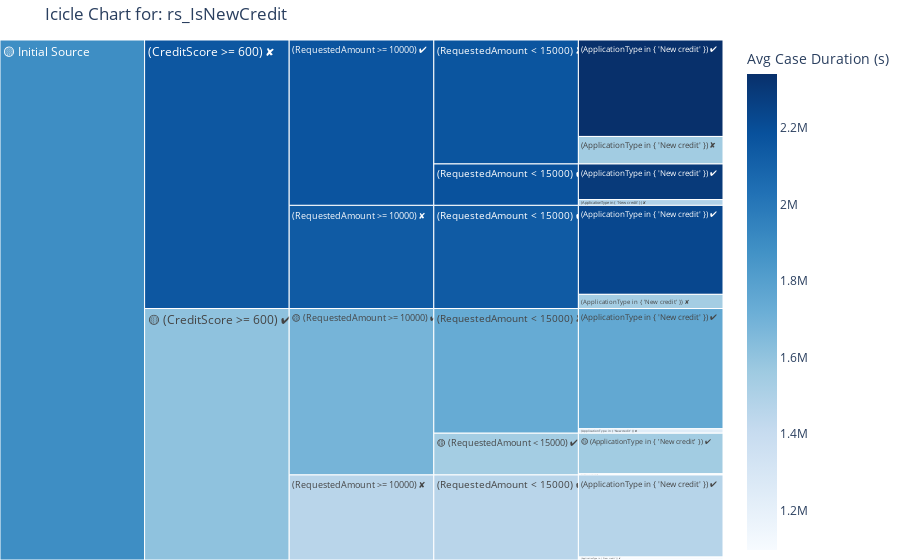
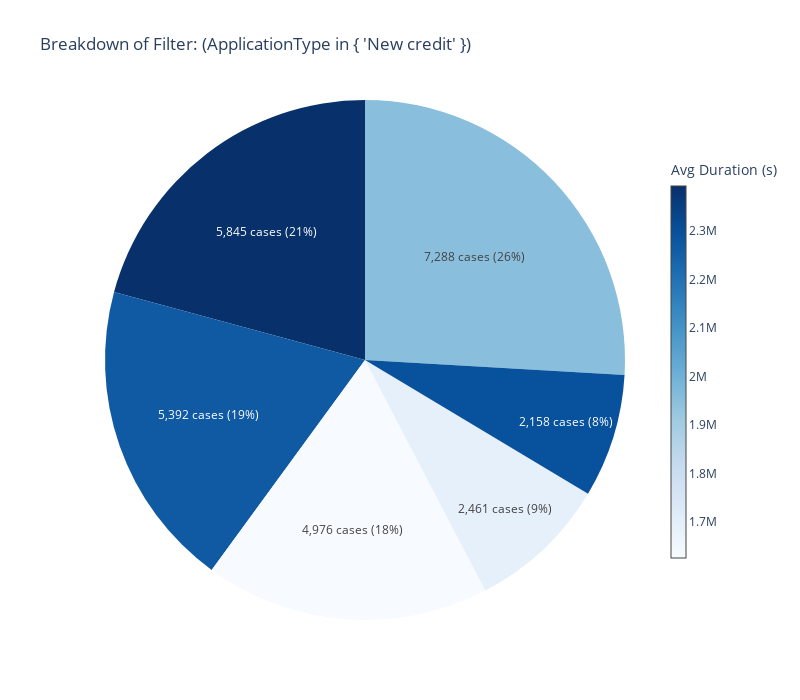

These figures' notebook cell, in order:
### Code cell
icicle(result_set_name='rs_IsNewCredit', metric='avg_case_duration_seconds')
pie("rs_IsNewCredit", metric="avg_case_duration_seconds")

### Figure 1 — Plotly figure (JSON) as saved in the notebook; plotly's stock layout.template omitted (floating-point values rounded to 4 significant figures)
{"data": [{"branchvalues": "total", "customdata": [["2,461", "100%", "17d 22h 15m", "—", 1549000.0], ["68", "100%", "13d 13h 20m", "—", 1171000.0], ["7,288", "100%", "20d 7h 27m", "—", 1755000.0], ["267", "100%", "14d 9h 54m", "—", 1245000.0], ["4,976", "100%", "17d 0h 53m", "—", 1472000.0], ["178", "100%", "12d 16h 54m", "—", 1098000.0], ["2,158", "100%", "26d 13h 14m", "—", 2294000.0], ["351", "100%", "17d 6h 8m", "—", 1491000.0], ["5,845", "100%", "27d 2h 10m", "—", 2341000.0], ["1,666", "100%", "17d 22h 3m", "—", 1548000.0], ["5,392", "100%", "25d 19h 38m", "—", 2231000.0], ["859", "100%", "17d 19h 32m", "—", 1539000.0], ["(?)", "100%", "(?)", "—", 1539000.0], ["(?)", "100%", "(?)", "—", 1737000.0], ["(?)", "100%", "(?)", "—", 1459000.0], ["(?)", "100%", "(?)", "—", 2182000.0], ["(?)", "100%", "(?)", "—", 2165000.0], ["(?)", "100%", "(?)", "—", 2136000.0], ["(?)", "100%", "(?)", "—", 1687000.0], ["(?)", "100%", "(?)", "—", 1459000.0], ["(?)", "100%", "(?)", "—", 2169000.0], ["(?)", "100%", "(?)", "—", 2136000.0], ["(?)", "100%", "(?)", "—", 1610000.0], ["(?)", "100%", "(?)", "—", 2156000.0], ["(?)", "100%", "(?)", "—", 1892000.0]], "domain": {"x": [0, 1], "y": [0, 1]}, "hovertemplate": "<b>%{label}</b><br>Cases: %{customdata[0]}<br>Share of parent: %{customdata[1]}<br>Avg Case Duration (s): %{customdata[2]}<br>Δ from parent: %{customdata[3]}<extra></extra>", "ids": ["🟡 Initial Source/🟡 (CreditScore >= 600) ✔/🟡 (RequestedAmount >= 10000) ✔/🟡 (RequestedAmount < 15000) ✔/🟡 (ApplicationType in { 'New credit' }) ✔", "🟡 Initial Source/🟡 (CreditScore >= 600) ✔/🟡 (RequestedAmount >= 10000) ✔/🟡 (RequestedAmount < 15000) ✔/(ApplicationType in { 'New credit' }) ✘", "🟡 Initial Source/🟡 (CreditScore >= 600) ✔/🟡 (RequestedAmount >= 10000) ✔/(RequestedAmount < 15000) ✘/(ApplicationType in { 'New credit' }) ✔", "🟡 Initial Source/🟡 (CreditScore >= 600) ✔/🟡 (RequestedAmount >= 10000) ✔/(RequestedAmount < 15000) ✘/(ApplicationType in { 'New credit' }) ✘", "🟡 Initial Source/🟡 (CreditScore >= 600) ✔/(RequestedAmount >= 10000) ✘/(RequestedAmount < 15000) ✔/(ApplicationType in { 'New credit' }) ✔", "🟡 Initial Source/🟡 (CreditScore >= 600) ✔/(RequestedAmount >= 10000) ✘/(RequestedAmount < 15000) ✔/(ApplicationType in { 'New credit' }) ✘", "🟡 Initial Source/(CreditScore >= 600) ✘/(RequestedAmount >= 10000) ✔/(RequestedAmount < 15000) ✔/(ApplicationType in { 'New credit' }) ✔", "🟡 Initial Source/(CreditScore >= 600) ✘/(RequestedAmount >= 10000) ✔/(RequestedAmount < 15000) ✔/(ApplicationType in { 'New credit' }) ✘", "🟡 Initial Source/(CreditScore >= 600) ✘/(RequestedAmount >= 10000) ✔/(RequestedAmount < 15000) ✘/(ApplicationType in { 'New credit' }) ✔", "🟡 Initial Source/(CreditScore >= 600) ✘/(RequestedAmount >= 10000) ✔/(RequestedAmount < 15000) ✘/(ApplicationType in { 'New credit' }) ✘", "🟡 Initial Source/(CreditScore >= 600) ✘/(RequestedAmount >= 10000) ✘/(RequestedAmount < 15000) ✔/(ApplicationType in { 'New credit' }) ✔", "🟡 Initial Source/(CreditScore >= 600) ✘/(RequestedAmount >= 10000) ✘/(RequestedAmount < 15000) ✔/(ApplicationType in { 'New credit' }) ✘", "🟡 Initial Source/🟡 (CreditScore >= 600) ✔/🟡 (RequestedAmount >= 10000) ✔/🟡 (RequestedAmount < 15000) ✔", "🟡 Initial Source/🟡 (CreditScore >= 600) ✔/🟡 (RequestedAmount >= 10000) ✔/(RequestedAmount < 15000) ✘", "🟡 Initial Source/🟡 (CreditScore >= 600) ✔/(RequestedAmount >= 10000) ✘/(RequestedAmount < 15000) ✔", "🟡 Initial Source/(CreditScore >= 600) ✘/(RequestedAmount >= 10000) ✔/(RequestedAmount < 15000) ✔", "🟡 Initial Source/(CreditScore >= 600) ✘/(RequestedAmount >= 10000) ✔/(RequestedAmount < 15000) ✘", "🟡 Initial Source/(CreditScore >= 600) ✘/(RequestedAmount >= 10000) ✘/(RequestedAmount < 15000) ✔", "🟡 Initial Source/🟡 (CreditScore >= 600) ✔/🟡 (RequestedAmount >= 10000) ✔", "🟡 Initial Source/🟡 (CreditScore >= 600) ✔/(RequestedAmount >= 10000) ✘", "🟡 Initial Source/(CreditScore >= 600) ✘/(RequestedAmount >= 10000) ✔", "🟡 Initial Source/(CreditScore >= 600) ✘/(RequestedAmount >= 10000) ✘", "🟡 Initial Source/🟡 (CreditScore >= 600) ✔", "🟡 Initial Source/(CreditScore >= 600) ✘", "🟡 Initial Source"], "labels": ["🟡 (ApplicationType in { 'New credit' }) ✔", "(ApplicationType in { 'New credit' }) ✘", "(ApplicationType in { 'New credit' }) ✔", "(ApplicationType in { 'New credit' }) ✘", "(ApplicationType in { 'New credit' }) ✔", "(ApplicationType in { 'New credit' }) ✘", "(ApplicationType in { 'New credit' }) ✔", "(ApplicationType in { 'New credit' }) ✘", "(ApplicationType in { 'New credit' }) ✔", "(ApplicationType in { 'New credit' }) ✘", "(ApplicationType in { 'New credit' }) ✔", "(ApplicationType in { 'New credit' }) ✘", "🟡 (RequestedAmount < 15000) ✔", "(RequestedAmount < 15000) ✘", "(RequestedAmount < 15000) ✔", "(RequestedAmount < 15000) ✔", "(RequestedAmount < 15000) ✘", "(RequestedAmount < 15000) ✔", "🟡 (RequestedAmount >= 10000) ✔", "(RequestedAmount >= 10000) ✘", "(RequestedAmount >= 10000) ✔", "(RequestedAmount >= 10000) ✘", "🟡 (CreditScore >= 600) ✔", "(CreditScore >= 600) ✘", "🟡 Initial Source"], "marker": {"coloraxis": "coloraxis", "colors": [1549000.0, 1171000.0, 1755000.0, 1245000.0, 1472000.0, 1098000.0, 2294000.0, 1491000.0, 2341000.0, 1548000.0, 2231000.0, 1539000.0, 1539000.0, 1737000.0, 1459000.0, 2182000.0, 2165000.0, 2136000.0, 1687000.0, 1459000.0, 2169000.0, 2136000.0, 1610000.0, 2156000.0, 1892000.0]}, "name": "", "parents": ["🟡 Initial Source/🟡 (CreditScore >= 600) ✔/🟡 (RequestedAmount >= 10000) ✔/🟡 (RequestedAmount < 15000) ✔", "🟡 Initial Source/🟡 (CreditScore >= 600) ✔/🟡 (RequestedAmount >= 10000) ✔/🟡 (RequestedAmount < 15000) ✔", "🟡 Initial Source/🟡 (CreditScore >= 600) ✔/🟡 (RequestedAmount >= 10000) ✔/(RequestedAmount < 15000) ✘", "🟡 Initial Source/🟡 (CreditScore >= 600) ✔/🟡 (RequestedAmount >= 10000) ✔/(RequestedAmount < 15000) ✘", "🟡 Initial Source/🟡 (CreditScore >= 600) ✔/(RequestedAmount >= 10000) ✘/(RequestedAmount < 15000) ✔", "🟡 Initial Source/🟡 (CreditScore >= 600) ✔/(RequestedAmount >= 10000) ✘/(RequestedAmount < 15000) ✔", "🟡 Initial Source/(CreditScore >= 600) ✘/(RequestedAmount >= 10000) ✔/(RequestedAmount < 15000) ✔", "🟡 Initial Source/(CreditScore >= 600) ✘/(RequestedAmount >= 10000) ✔/(RequestedAmount < 15000) ✔", "🟡 Initial Source/(CreditScore >= 600) ✘/(RequestedAmount >= 10000) ✔/(RequestedAmount < 15000) ✘", "🟡 Initial Source/(CreditScore >= 600) ✘/(RequestedAmount >= 10000) ✔/(RequestedAmount < 15000) ✘", "🟡 Initial Source/(CreditScore >= 600) ✘/(RequestedAmount >= 10000) ✘/(RequestedAmount < 15000) ✔", "🟡 Initial Source/(CreditScore >= 600) ✘/(RequestedAmount >= 10000) ✘/(RequestedAmount < 15000) ✔", "🟡 Initial Source/🟡 (CreditScore >= 600) ✔/🟡 (RequestedAmount >= 10000) ✔", "🟡 Initial Source/🟡 (CreditScore >= 600) ✔/🟡 (RequestedAmount >= 10000) ✔", "🟡 Initial Source/🟡 (CreditScore >= 600) ✔/(RequestedAmount >= 10000) ✘", "🟡 Initial Source/(CreditScore >= 600) ✘/(RequestedAmount >= 10000) ✔", "🟡 Initial Source/(CreditScore >= 600) ✘/(RequestedAmount >= 10000) ✔", "🟡 Initial Source/(CreditScore >= 600) ✘/(RequestedAmount >= 10000) ✘", "🟡 Initial Source/🟡 (CreditScore >= 600) ✔", "🟡 Initial Source/🟡 (CreditScore >= 600) ✔", "🟡 Initial Source/(CreditScore >= 600) ✘", "🟡 Initial Source/(CreditScore >= 600) ✘", "🟡 Initial Source", "🟡 Initial Source", ""], "type": "icicle", "values": [2461.0, 68.0, 7288.0, 267.0, 4976.0, 178.0, 2158.0, 351.0, 5845.0, 1666.0, 5392.0, 859.0, 2529.0, 7555.0, 5154.0, 2509.0, 7511.0, 6251.0, 10080.0, 5154.0, 10020.0, 6251.0, 15240.0, 16270.0, 31510.0]}], "layout": {"coloraxis": {"colorbar": {"title": {"text": "Avg Case Duration (s)"}}, "colorscale": [[0, "rgb(247,251,255)"], [0.125, "rgb(222,235,247)"], [0.25, "rgb(198,219,239)"], [0.375, "rgb(158,202,225)"], [0.5, "rgb(107,174,214)"], [0.625, "rgb(66,146,198)"], [0.75, "rgb(33,113,181)"], [0.875, "rgb(8,81,156)"], [1, "rgb(8,48,107)"]]}, "legend": {"tracegroupgap": 0}, "margin": {"b": 0, "l": 0, "r": 0, "t": 40}, "title": {"text": "Icicle Chart for: rs_IsNewCredit"}}}

### Figure 2 — Plotly figure (JSON) as saved in the notebook; plotly's stock layout.template omitted (floating-point values rounded to 4 significant figures)
{"data": [{"customdata": [["(CreditScore >= 600) ✅ → (RequestedAmount >= 10000) ✅ → (RequestedAmount < 15000) ✅ → (ApplicationType in { 'New credit' }) ✅", 2461, 1690000.0], ["(CreditScore >= 600) ✅ → (RequestedAmount >= 10000) ✅ → (RequestedAmount < 15000) ❌ → (ApplicationType in { 'New credit' }) ✅", 7288, 1952000.0], ["(CreditScore >= 600) ✅ → (RequestedAmount >= 10000) ❌ → (RequestedAmount < 15000) ✅ → (ApplicationType in { 'New credit' }) ✅", 4976, 1626000.0], ["(CreditScore >= 600) ❌ → (RequestedAmount >= 10000) ✅ → (RequestedAmount < 15000) ✅ → (ApplicationType in { 'New credit' }) ✅", 2158, 2296000.0], ["(CreditScore >= 600) ❌ → (RequestedAmount >= 10000) ✅ → (RequestedAmount < 15000) ❌ → (ApplicationType in { 'New credit' }) ✅", 5845, 2393000.0], ["(CreditScore >= 600) ❌ → (RequestedAmount >= 10000) ❌ → (RequestedAmount < 15000) ✅ → (ApplicationType in { 'New credit' }) ✅", 5392, 2269000.0]], "hovertemplate": "<b>%{customdata[0]}</b><br>Cases: %{customdata[1]:,}<br>Avg Duration (s): %{customdata[2]:.2f}<extra></extra>", "labels": ["2,461 cases (9%)", "7,288 cases (26%)", "4,976 cases (18%)", "2,158 cases (8%)", "5,845 cases (21%)", "5,392 cases (19%)"], "marker": {"colors": ["rgb(230, 240, 250)", "rgb(137, 191, 221)", "rgb(247, 251, 255)", "rgb(8, 81, 156)", "rgb(8, 48, 107)", "rgb(15, 90, 163)"]}, "textinfo": "label", "type": "pie", "values": [2461, 7288, 4976, 2158, 5845, 5392]}, {"hoverinfo": "none", "marker": {"cmax": 2393000.0, "cmin": 1626000.0, "color": [1626000.0], "colorbar": {"len": 0.8, "thickness": 15, "title": {"text": "Avg Duration (s)"}}, "colorscale": [[0, "rgb(247,251,255)"], [0.125, "rgb(222,235,247)"], [0.25, "rgb(198,219,239)"], [0.375, "rgb(158,202,225)"], [0.5, "rgb(107,174,214)"], [0.625, "rgb(66,146,198)"], [0.75, "rgb(33,113,181)"], [0.875, "rgb(8,81,156)"], [1, "rgb(8,48,107)"]], "showscale": true}, "mode": "markers", "showlegend": false, "type": "scatter", "x": [null], "y": [null]}], "layout": {"height": 700, "paper_bgcolor": "white", "plot_bgcolor": "white", "showlegend": false, "title": {"text": "Breakdown of Filter: (ApplicationType in { 'New credit' })"}, "width": 800, "xaxis": {"showgrid": false, "showticklabels": false, "zeroline": false}, "yaxis": {"showgrid": false, "showticklabels": false, "zeroline": false}}}
